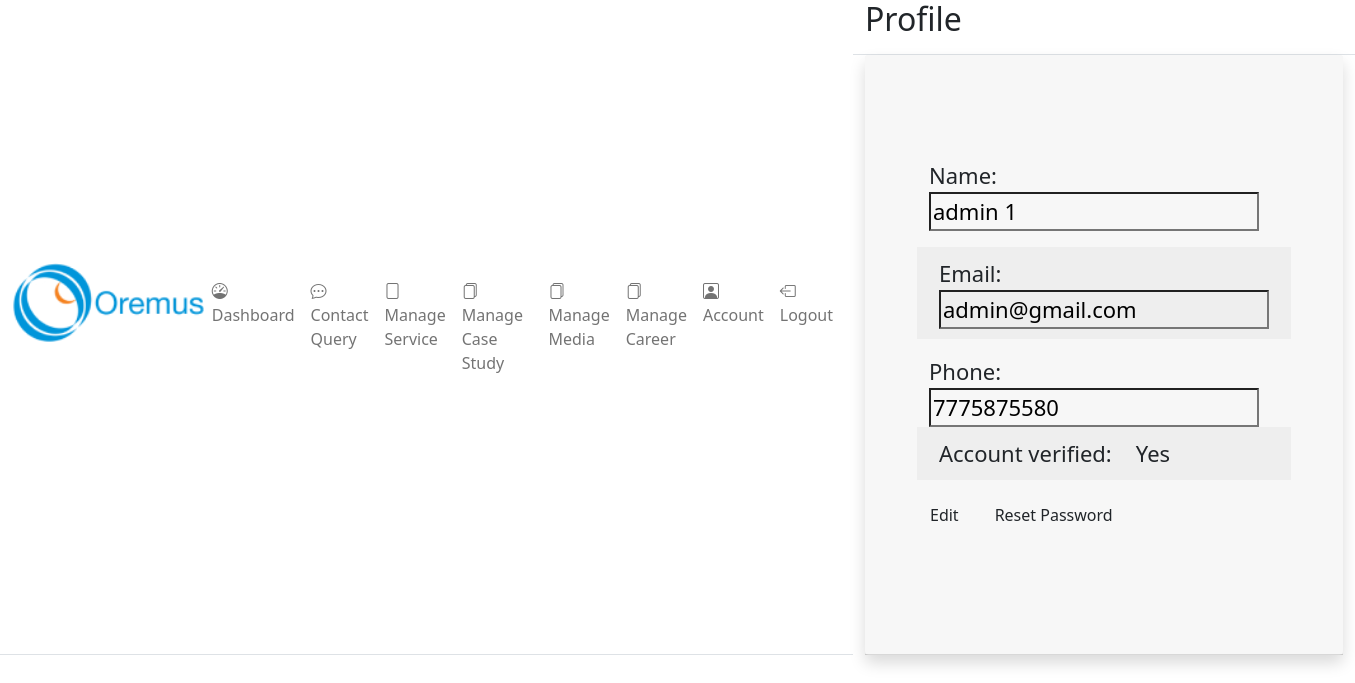
/crm/frontend/user/profile.php (signed in), run on the app's committed database.
### tables this page shows
CREATE TABLE `users` (
  `id` int(11) NOT NULL,
  `name` text DEFAULT NULL,
  `email` varchar(50) NOT NULL,
  `phone` bigint(15) NOT NULL,
  `password` varchar(100) NOT NULL,
  `is_admin` int(11) NOT NULL DEFAULT 0 COMMENT ' 1-godfather, 2-super admin,3-admin, \r\n',
  `verification_code` text DEFAULT NULL,
  `forgot_token` text DEFAULT NULL,
  `verified` int(10) NOT NULL DEFAULT 0 COMMENT '0-No, 1-Yes',
  `user_block` int(10) NOT NULL DEFAULT 0 COMMENT '0-unblock, 1-block',
  `created_at` timestamp NOT NULL DEFAULT current_timestamp(),
  `updated_at` timestamp NULL DEFAULT NULL ON UPDATE current_timestamp(),
  `deleted_at` timestamp NULL DEFAULT NULL
);

### crm/frontend/user/profile.php (the view, shortened to what this page needs)
<?php
    include("../../backend/config.php");
    if (!isset($_SESSION["is_admin"])) {
        header("location: ../login.php");
    }
    else{
        $stmt="SELECT * FROM users WHERE id=(?) AND is_admin=(?) LIMIT 1";
        $sql=mysqli_prepare($conn, $stmt);
        $is_admin=1;
        mysqli_stmt_bind_param($sql,"ii",$_SESSION["admin_id"],$is_admin);
        $result=mysqli_stmt_execute($sql);
        if (!empty($result) && isset($result)){
            $data= mysqli_stmt_get_result($sql);
            $row=mysqli_fetch_array($data);
                ?>
                <?php
        }
    }
?>
<!DOCTYPE html>
<html lang="en">
<head>
<?php require('./user_components/header_links.php'); ?>
</head>
<body>
    <div class="d-flex flex-column flex-lg-row h-lg-full bg-surface-secondary">
        <?php require('./user_components/side_bar.php'); ?>
        <div class="h-screen flex-grow-1 overflow-y-lg-auto">
            <header class="bg-surface-primary border-bottom pt-6">
                <div class="container-fluid">
                    <div class="mb-npx">
                        <div class="row align-items-center">
                            <div class="col-sm-6 col-8 mb-4 mb-sm-0">
                                <h1 class="h2 mb-0 ls-tight mb-3">Profile</h1>
                            </div>
                        </div>
                    </div>
                </div>
            </header>
            <main class="py-6 bg-surface-secondary">
                <div class="container-fluid">
                    <div class="card shadow border-0 mb-7">
                        <div class="card-header">
                        <div class="container-fluid p-sm-5 my-5" style="font-size: 22px;">
                            <form action="../../backend/user/updated_details.php" method="post">
                                <div class="row mb-3">
                                    <div class="col-auto text-center">
                                        Name:
                                    </div>
                                    <div class="col-auto">
                                       <input type="text" id="username" readonly style="background-color: transparent; outline: none;"
                                       name="name" value="<?php echo $row["name"];?>">
                                    </div>
                                </div>
                                <div class="row mb-3" style="background-color: #EEEEEE; padding: 10px;">
                                    <div class="col-auto text-center">
                                        Email:
                                    </div>
                                    <div class="col-auto" style="min-width: fit-content;">
                                        <input type="email" style="background-color: transparent; outline: none;" name="email" readonly value="<?php echo $row["email"];?>">
                                    </div>
                                </div>
                                <div class="row mb-v">
                                    <div class="col-auto text-center">
                                        Phone:
                                    </div>
                                    <div class="col-auto">
                                        <input type="tel" id="userphone" readonly minlength="10" style="background-color: transparent; outline: none;" name="phone" value="<?php echo $row['phone'];?>">
                                    </div>
                                </div>
                                <div class="row mb-3" style="background-color: #EEEEEE; padding: 10px;">
                                    <div class="col-auto text-center">
                                        Account verified:
                                    </div>
                                    <div class="col-auto">
                                        <?php echo $row['verified']==1?"Yes":"No";?>
                                    </div>
                                </div>
                                <div class="row mb-3">
                                    <button class="btn btn-neutral col-auto" style="margin-right: 10px;" onclick="make_editable()" type="button" id="editbtn">Edit</button>
                                    <a class="btn btn-neutral col-auto" href="../enter_mail.php" id="resetbtn">Reset Password</a>
                                </div>
                            </form>
                        </div>
                        </div>
                    </div>
                </div>
            </main>
        </div>
    </div>
</body>
</html>

### data on the page
users: name "admin 1", email "admin@gmail.com", phone "7775875580"
